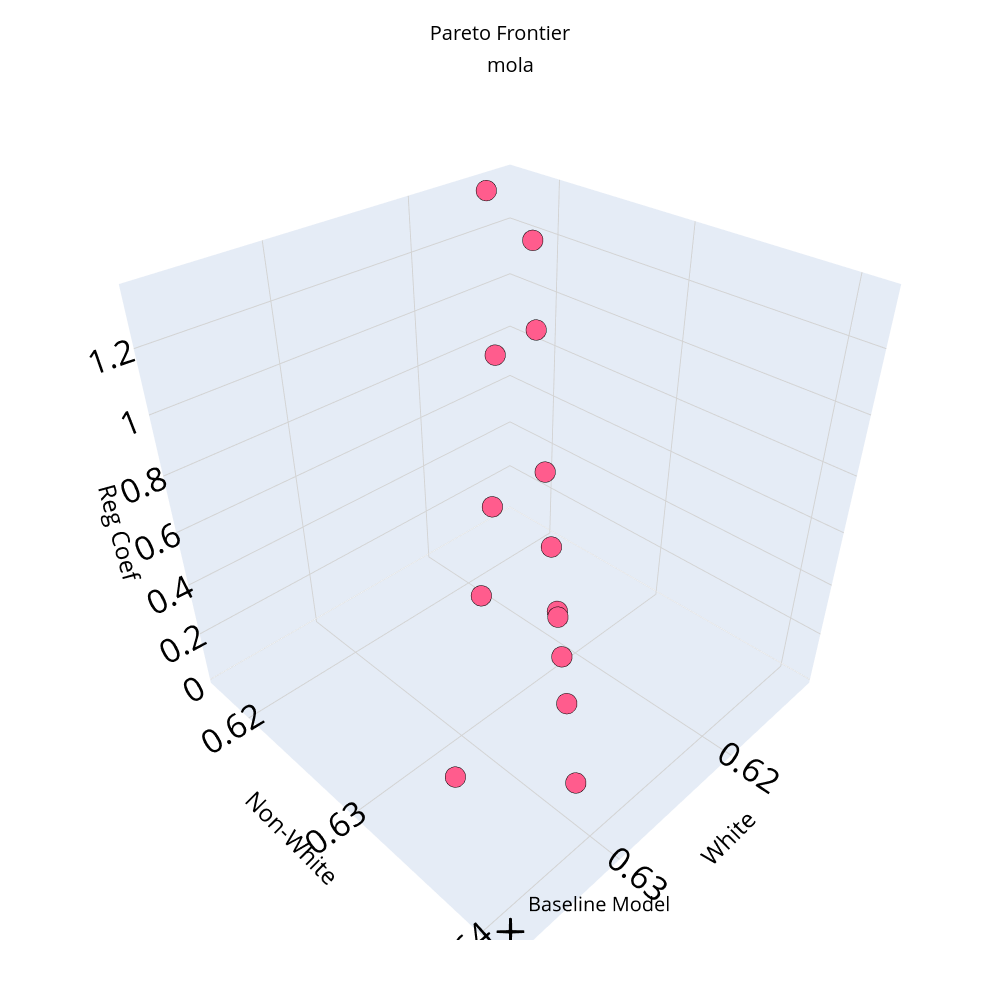

This figure's notebook cell:
### Code cell
plot_pareto_plotly(methods={'mola': objs},
            labels=("White", "Non-White", "Reg Coef"), 
            #title=title,
            point = equal.objs,
            #color="#FF5C8D",
            save_path='images/3_objs_mola_plotly.png',
            figsize=(10,10),
            fontsize=20,
            )

### Figure 1 — Plotly figure (JSON) as saved in the notebook; plotly's stock layout.template omitted (floating-point values rounded to 4 significant figures)
{"data": [{"marker": {"color": "#FF5C8D", "line": {"color": "black", "width": 1}, "size": 12}, "mode": "markers", "scene": "scene", "type": "scatter3d", "x": [0.6217, 0.629, 0.6257, 0.6237, 0.6334, 0.6219, 0.6243, 0.619, 0.6199, 0.6162, 0.6129, 0.6152, 0.6124, 0.6145, 0.6145], "y": [0.6298, 0.638, 0.6343, 0.632, 0.6332, 0.6301, 0.6258, 0.6267, 0.6224, 0.6235, 0.6195, 0.618, 0.6186, 0.6166, 0.6166], "z": [0.2214, 0.07955, 0.1284, 0.1698, 0.0827, 0.2142, 0.2422, 0.3179, 0.3909, 0.4704, 0.8737, 0.793, 1.172, 1.338, 1.338]}, {"marker": {"color": "black", "size": 15, "symbol": "cross"}, "mode": "markers+text", "name": "Baseline Model", "scene": "scene", "text": ["Baseline Model"], "textposition": "top right", "type": "scatter3d", "x": [0.6373], "y": [0.6413], "z": [0.02648]}], "layout": {"annotations": [{"font": {"color": "black", "size": 20}, "showarrow": false, "text": "mola", "x": 0.5, "xanchor": "center", "xref": "paper", "y": 1, "yanchor": "bottom", "yref": "paper"}], "font": {"color": "black", "size": 20}, "height": 1000, "margin": {"b": 60, "l": 60, "r": 40, "t": 80}, "paper_bgcolor": "white", "plot_bgcolor": "white", "scene": {"domain": {"x": [0, 1], "y": [0, 1]}, "xaxis": {"gridcolor": "lightgray", "showgrid": true, "title": {"text": "White"}}, "yaxis": {"gridcolor": "lightgray", "showgrid": true, "title": {"text": "Non-White"}}, "zaxis": {"gridcolor": "lightgray", "showgrid": true, "title": {"text": "Reg Coef"}}}, "showlegend": false, "title": {"font": {"size": 20}, "text": "Pareto Frontier", "x": 0.5, "xanchor": "center"}, "width": 1000}}
